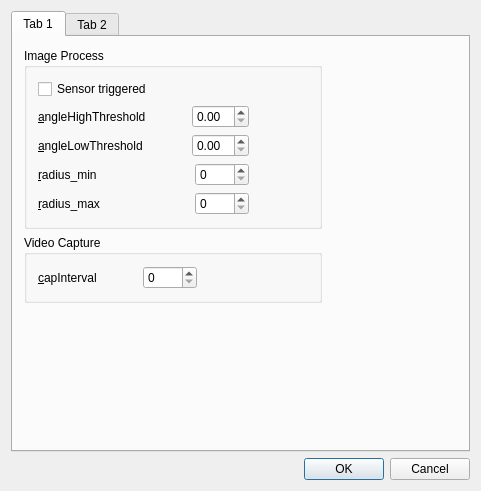
<?xml version="1.0" encoding="UTF-8"?>
<ui version="4.0">
 <class>SettingDialog</class>
 <widget class="QDialog" name="SettingDialog">
  <property name="windowModality">
   <enum>Qt::ApplicationModal</enum>
  </property>
  <property name="enabled">
   <bool>true</bool>
  </property>
  <property name="geometry">
   <rect>
    <x>0</x>
    <y>0</y>
    <width>481</width>
    <height>491</height>
   </rect>
  </property>
  <property name="windowTitle">
   <string>SettingDialog</string>
  </property>
  <layout class="QGridLayout" name="gridLayout">
   <item row="0" column="0">
    <widget class="QTabWidget" name="tabWidget">
     <property name="currentIndex">
      <number>0</number>
     </property>
     <widget class="QWidget" name="tab">
      <attribute name="title">
       <string>Tab 1</string>
      </attribute>
      <layout class="QGridLayout" name="gridLayout_4">
       <item row="0" column="0">
        <widget class="QGroupBox" name="imageProcessGroupBox">
         <property name="title">
          <string>Image Process</string>
         </property>
         <layout class="QGridLayout" name="gridLayout_2">
          <item row="0" column="0">
           <widget class="QCheckBox" name="sensorCheckBox">
            <property name="text">
             <string>Sensor triggered</string>
            </property>
           </widget>
          </item>
          <item row="1" column="0">
           <layout class="QVBoxLayout" name="verticalLayout">
            <item>
             <layout class="QHBoxLayout" name="horizontalLayout">
              <item>
               <widget class="QLabel" name="angleHighLabel">
                <property name="text">
                 <string>&amp;angleHighThreshold</string>
                </property>
                <property name="buddy">
                 <cstring>angleHighSpinBox</cstring>
                </property>
               </widget>
              </item>
              <item>
               <spacer name="horizontalSpacer_3">
                <property name="orientation">
                 <enum>Qt::Horizontal</enum>
                </property>
                <property name="sizeHint" stdset="0">
                 <size>
                  <width>40</width>
                  <height>20</height>
                 </size>
                </property>
               </spacer>
              </item>
              <item>
               <widget class="QDoubleSpinBox" name="angleHighSpinBox"/>
              </item>
             </layout>
            </item>
            <item>
             <layout class="QHBoxLayout" name="horizontalLayout_2">
              <item>
               <widget class="QLabel" name="angleLowLabel">
                <property name="text">
                 <string>&amp;angleLowThreshold</string>
                </property>
                <property name="buddy">
                 <cstring>angleLowSpinBox</cstring>
                </property>
               </widget>
              </item>
              <item>
               <spacer name="horizontalSpacer_4">
                <property name="orientation">
                 <enum>Qt::Horizontal</enum>
                </property>
                <property name="sizeHint" stdset="0">
                 <size>
                  <width>40</width>
                  <height>20</height>
                 </size>
                </property>
               </spacer>
              </item>
              <item>
               <widget class="QDoubleSpinBox" name="angleLowSpinBox"/>
              </item>
             </layout>
            </item>
            <item>
             <layout class="QHBoxLayout" name="horizontalLayout_3">
              <item>
               <widget class="QLabel" name="radiusMinLabel">
                <property name="text">
                 <string>&amp;radius_min</string>
                </property>
                <property name="buddy">
                 <cstring>radiusMinSpinBox</cstring>
                </property>
               </widget>
              </item>
              <item>
               <spacer name="horizontalSpacer_6">
                <property name="orientation">
                 <enum>Qt::Horizontal</enum>
                </property>
                <property name="sizeHint" stdset="0">
                 <size>
                  <width>40</width>
                  <height>20</height>
                 </size>
                </property>
               </spacer>
              </item>
              <item>
               <widget class="QSpinBox" name="radiusMinSpinBox">
                <property name="maximum">
                 <number>1000</number>
                </property>
               </widget>
              </item>
             </layout>
            </item>
            <item>
             <layout class="QHBoxLayout" name="horizontalLayout_4">
              <item>
               <widget class="QLabel" name="radiusMaxLabel">
                <property name="text">
                 <string>&amp;radius_max</string>
                </property>
                <property name="buddy">
                 <cstring>radiusMaxSpinBox</cstring>
                </property>
               </widget>
              </item>
              <item>
               <spacer name="horizontalSpacer_8">
                <property name="orientation">
                 <enum>Qt::Horizontal</enum>
                </property>
                <property name="sizeHint" stdset="0">
                 <size>
                  <width>40</width>
                  <height>20</height>
                 </size>
                </property>
               </spacer>
              </item>
              <item>
               <widget class="QSpinBox" name="radiusMaxSpinBox">
                <property name="maximum">
                 <number>1000</number>
                </property>
               </widget>
              </item>
             </layout>
            </item>
           </layout>
          </item>
          <item row="1" column="1">
           <spacer name="horizontalSpacer_10">
            <property name="orientation">
             <enum>Qt::Horizontal</enum>
            </property>
            <property name="sizeHint" stdset="0">
             <size>
              <width>37</width>
              <height>17</height>
             </size>
            </property>
           </spacer>
          </item>
         </layout>
        </widget>
       </item>
       <item row="1" column="0">
        <widget class="QGroupBox" name="videoCaptureGroupBox">
         <property name="title">
          <string>Video Capture</string>
         </property>
         <layout class="QGridLayout" name="gridLayout_3">
          <item row="0" column="0">
           <layout class="QHBoxLayout" name="horizontalLayout_6">
            <item>
             <widget class="QLabel" name="capIntervalLabel">
              <property name="text">
               <string>&amp;capInterval</string>
              </property>
              <property name="buddy">
               <cstring>capIntervalSpinBox</cstring>
              </property>
             </widget>
            </item>
            <item>
             <spacer name="horizontalSpacer_9">
              <property name="orientation">
               <enum>Qt::Horizontal</enum>
              </property>
              <property name="sizeHint" stdset="0">
               <size>
                <width>40</width>
                <height>20</height>
               </size>
              </property>
             </spacer>
            </item>
            <item>
             <widget class="QSpinBox" name="capIntervalSpinBox">
              <property name="maximum">
               <number>1000</number>
              </property>
             </widget>
            </item>
           </layout>
          </item>
          <item row="0" column="1">
           <spacer name="horizontalSpacer_2">
            <property name="orientation">
             <enum>Qt::Horizontal</enum>
            </property>
            <property name="sizeHint" stdset="0">
             <size>
              <width>111</width>
              <height>20</height>
             </size>
            </property>
           </spacer>
          </item>
         </layout>
        </widget>
       </item>
       <item row="2" column="0">
        <spacer name="verticalSpacer">
         <property name="orientation">
          <enum>Qt::Vertical</enum>
         </property>
         <property name="sizeHint" stdset="0">
          <size>
           <width>20</width>
           <height>213</height>
          </size>
         </property>
        </spacer>
       </item>
       <item row="1" column="1">
        <spacer name="horizontalSpacer">
         <property name="orientation">
          <enum>Qt::Horizontal</enum>
         </property>
         <property name="sizeHint" stdset="0">
          <size>
           <width>40</width>
           <height>20</height>
          </size>
         </property>
        </spacer>
       </item>
      </layout>
     </widget>
     <widget class="QWidget" name="tab_2">
      <attribute name="title">
       <string>Tab 2</string>
      </attribute>
     </widget>
    </widget>
   </item>
   <item row="1" column="0">
    <layout class="QHBoxLayout" name="horizontalLayout_5">
     <item>
      <spacer name="horizontalSpacer_5">
       <property name="orientation">
        <enum>Qt::Horizontal</enum>
       </property>
       <property name="sizeHint" stdset="0">
        <size>
         <width>40</width>
         <height>20</height>
        </size>
       </property>
      </spacer>
     </item>
     <item>
      <widget class="QPushButton" name="okBtn">
       <property name="text">
        <string>OK</string>
       </property>
      </widget>
     </item>
     <item>
      <widget class="QPushButton" name="cancelBtn">
       <property name="text">
        <string>Cancel</string>
       </property>
      </widget>
     </item>
    </layout>
   </item>
  </layout>
 </widget>
 <layoutdefault spacing="6" margin="11"/>
 <tabstops>
  <tabstop>tabWidget</tabstop>
  <tabstop>sensorCheckBox</tabstop>
  <tabstop>angleHighSpinBox</tabstop>
  <tabstop>angleLowSpinBox</tabstop>
  <tabstop>radiusMinSpinBox</tabstop>
  <tabstop>radiusMaxSpinBox</tabstop>
  <tabstop>capIntervalSpinBox</tabstop>
  <tabstop>okBtn</tabstop>
  <tabstop>cancelBtn</tabstop>
 </tabstops>
 <resources/>
 <connections>
  <connection>
   <sender>okBtn</sender>
   <signal>clicked()</signal>
   <receiver>SettingDialog</receiver>
   <slot>accept()</slot>
   <hints>
    <hint type="sourcelabel">
     <x>319</x>
     <y>533</y>
    </hint>
    <hint type="destinationlabel">
     <x>255</x>
     <y>282</y>
    </hint>
   </hints>
  </connection>
  <connection>
   <sender>cancelBtn</sender>
   <signal>clicked()</signal>
   <receiver>SettingDialog</receiver>
   <slot>reject()</slot>
   <hints>
    <hint type="sourcelabel">
     <x>440</x>
     <y>533</y>
    </hint>
    <hint type="destinationlabel">
     <x>255</x>
     <y>282</y>
    </hint>
   </hints>
  </connection>
 </connections>
</ui>
